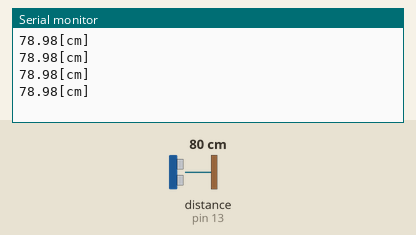
Recording of a sketch running on a simulated Arduino Uno, built with avr-gcc and run on an emulated ATmega328P. Parts: the last lines printed to the serial monitor. Wiring (inferred from the names in the program): ultrasonic range finder: trigger pin 12; echo pin 13. The inputs (shaded band) are chosen by the test bench; at power-on: distance to the obstacle (sensor on pin 13) 80 cm. The echo pulse lasts 58.3 µs per cm.

Above: at 1.2 s.
1.3 s: distance to the obstacle (sensor on pin 13) set to 2 cm
At 1.73 s:
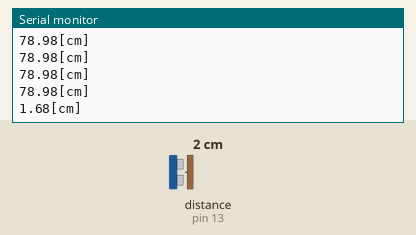
2.8 s: distance to the obstacle (sensor on pin 13) set to 4 cm
At 2.94 s:
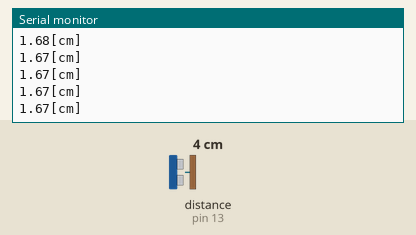
Timing chart, 0 to 5.8 s (numbered marks = the images above; inputs shaded):
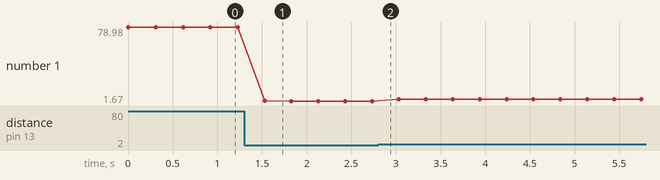

The sketch:

chouonpa_kadai_01.ino
```cpp
#define ECHO 13
#define TRIG 12

double measureDistance(){
  double t; //ｔはμ秒単位
  double distance;

  /*超音波の発生*/
  digitalWrite(TRIG,HIGH);
  delayMicroseconds(10);
  digitalWrite(TRIG,LOW);

  /*返ってくるまでの時間測定*/
  t = pulseIn(ECHO,HIGH,2000000); //ECHOピンのパルスがHIGHになった時間を変数tに格納
  if(t > 0){
    distance = (340.0/1000000) * t * 0.5 * 100; //m→cmなので100倍する
  }else{
    distance = 0;
  }

  return distance;
}

void setup() {
  pinMode(ECHO,INPUT);
  pinMode(TRIG,OUTPUT);
  Serial.begin(9600);
}

void loop() {
  double distance = measureDistance();
  Serial.print(distance);
  Serial.println("[cm]");
  delay(300);
}
```

Measured:
- after the input at 1.3 s, the serial monitor: prints a new line after 0.23 s (image 1)
- plotted number 1: 78.98 → 1.67 after the input at 1.3 s, 1.67 → 3.66 after the input at 2.8 s
